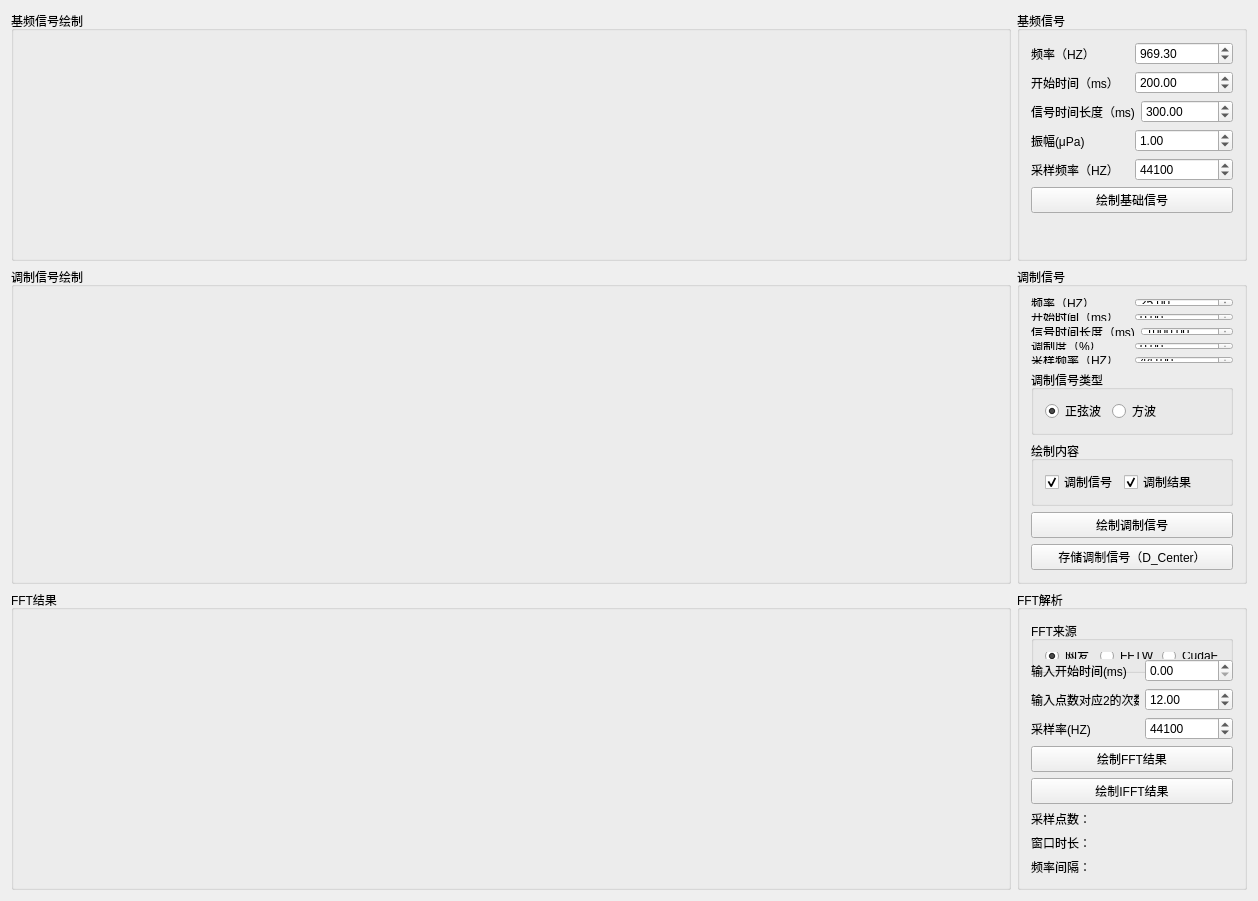
<?xml version="1.0" encoding="UTF-8"?>
<ui version="4.0">
 <class>FFTTestWgtClass</class>
 <widget class="QWidget" name="FFTTestWgtClass">
  <property name="geometry">
   <rect>
    <x>0</x>
    <y>0</y>
    <width>1256</width>
    <height>901</height>
   </rect>
  </property>
  <property name="windowTitle">
   <string>FFTTestWgt</string>
  </property>
  <layout class="QVBoxLayout" name="verticalLayout_6">
   <item>
    <layout class="QHBoxLayout" name="horizontalLayout_7">
     <item>
      <widget class="QGroupBox" name="groupBox_baseSig_chart">
       <property name="sizePolicy">
        <sizepolicy hsizetype="Expanding" vsizetype="Expanding">
         <horstretch>0</horstretch>
         <verstretch>0</verstretch>
        </sizepolicy>
       </property>
       <property name="minimumSize">
        <size>
         <width>1000</width>
         <height>250</height>
        </size>
       </property>
       <property name="maximumSize">
        <size>
         <width>1980</width>
         <height>440</height>
        </size>
       </property>
       <property name="title">
        <string>基频信号绘制</string>
       </property>
       <layout class="QHBoxLayout" name="HLayout_baseSig_chart"/>
      </widget>
     </item>
     <item>
      <widget class="QGroupBox" name="groupBox_baseSig_panel">
       <property name="sizePolicy">
        <sizepolicy hsizetype="Minimum" vsizetype="Expanding">
         <horstretch>0</horstretch>
         <verstretch>0</verstretch>
        </sizepolicy>
       </property>
       <property name="minimumSize">
        <size>
         <width>230</width>
         <height>250</height>
        </size>
       </property>
       <property name="maximumSize">
        <size>
         <width>16777215</width>
         <height>440</height>
        </size>
       </property>
       <property name="title">
        <string>基频信号</string>
       </property>
       <layout class="QVBoxLayout" name="verticalLayout_2">
        <item>
         <layout class="QVBoxLayout" name="verticalLayout">
          <item>
           <layout class="QHBoxLayout" name="horizontalLayout">
            <item>
             <widget class="QLabel" name="label_baseSig_Freq">
              <property name="text">
               <string>频率（HZ）</string>
              </property>
             </widget>
            </item>
            <item>
             <widget class="QDoubleSpinBox" name="dSBox_baseSig_Freq">
              <property name="minimum">
               <double>20.000000000000000</double>
              </property>
              <property name="maximum">
               <double>200000.000000000000000</double>
              </property>
              <property name="value">
               <double>969.299999999999955</double>
              </property>
             </widget>
            </item>
           </layout>
          </item>
          <item>
           <layout class="QHBoxLayout" name="horizontalLayout_2">
            <item>
             <widget class="QLabel" name="label_baseSig_StartT">
              <property name="text">
               <string>开始时间（ms）</string>
              </property>
             </widget>
            </item>
            <item>
             <widget class="QDoubleSpinBox" name="dSBox_baseSig_StartT">
              <property name="maximum">
               <double>5000.000000000000000</double>
              </property>
              <property name="value">
               <double>200.000000000000000</double>
              </property>
             </widget>
            </item>
           </layout>
          </item>
          <item>
           <layout class="QHBoxLayout" name="horizontalLayout_3">
            <item>
             <widget class="QLabel" name="label_baseSig_TimeLength">
              <property name="text">
               <string>信号时间长度（ms)</string>
              </property>
             </widget>
            </item>
            <item>
             <widget class="QDoubleSpinBox" name="dSBox_baseSig_TimeLength">
              <property name="maximum">
               <double>1000.000000000000000</double>
              </property>
              <property name="value">
               <double>300.000000000000000</double>
              </property>
             </widget>
            </item>
           </layout>
          </item>
          <item>
           <layout class="QHBoxLayout" name="horizontalLayout_4">
            <item>
             <widget class="QLabel" name="label_baseSig_Amp">
              <property name="text">
               <string>振幅(μPa)</string>
              </property>
             </widget>
            </item>
            <item>
             <widget class="QDoubleSpinBox" name="dSBox_baseSig_Amp">
              <property name="minimum">
               <double>0.000000000000000</double>
              </property>
              <property name="maximum">
               <double>200000.000000000000000</double>
              </property>
              <property name="value">
               <double>1.000000000000000</double>
              </property>
             </widget>
            </item>
           </layout>
          </item>
          <item>
           <layout class="QHBoxLayout" name="horizontalLayout_5">
            <item>
             <widget class="QLabel" name="label_baseSig_SampleRate">
              <property name="text">
               <string>采样频率（HZ）</string>
              </property>
             </widget>
            </item>
            <item>
             <widget class="QSpinBox" name="dSBos_baseSig_SampleRate">
              <property name="maximum">
               <number>500000</number>
              </property>
              <property name="value">
               <number>44100</number>
              </property>
             </widget>
            </item>
           </layout>
          </item>
         </layout>
        </item>
        <item>
         <widget class="QPushButton" name="btn_drawBaseSignal">
          <property name="text">
           <string>绘制基础信号</string>
          </property>
         </widget>
        </item>
        <item>
         <spacer name="verticalSpacer">
          <property name="orientation">
           <enum>Qt::Vertical</enum>
          </property>
          <property name="sizeHint" stdset="0">
           <size>
            <width>20</width>
            <height>40</height>
           </size>
          </property>
         </spacer>
        </item>
       </layout>
      </widget>
     </item>
    </layout>
   </item>
   <item>
    <layout class="QHBoxLayout" name="horizontalLayout_8">
     <item>
      <widget class="QGroupBox" name="groupBox_modSig_chart">
       <property name="sizePolicy">
        <sizepolicy hsizetype="Expanding" vsizetype="Expanding">
         <horstretch>0</horstretch>
         <verstretch>0</verstretch>
        </sizepolicy>
       </property>
       <property name="minimumSize">
        <size>
         <width>1000</width>
         <height>315</height>
        </size>
       </property>
       <property name="maximumSize">
        <size>
         <width>1980</width>
         <height>440</height>
        </size>
       </property>
       <property name="title">
        <string>调制信号绘制</string>
       </property>
       <layout class="QHBoxLayout" name="HLayout_modSig_chart"/>
      </widget>
     </item>
     <item>
      <widget class="QGroupBox" name="groupBox_modSig_panel">
       <property name="sizePolicy">
        <sizepolicy hsizetype="Minimum" vsizetype="Expanding">
         <horstretch>0</horstretch>
         <verstretch>0</verstretch>
        </sizepolicy>
       </property>
       <property name="minimumSize">
        <size>
         <width>230</width>
         <height>315</height>
        </size>
       </property>
       <property name="maximumSize">
        <size>
         <width>230</width>
         <height>440</height>
        </size>
       </property>
       <property name="title">
        <string>调制信号</string>
       </property>
       <layout class="QVBoxLayout" name="verticalLayout_3">
        <item>
         <layout class="QVBoxLayout" name="verticalLayout_4">
          <item>
           <layout class="QHBoxLayout" name="horizontalLayout_10">
            <item>
             <widget class="QLabel" name="label_modSig_Freq">
              <property name="text">
               <string>频率（HZ）</string>
              </property>
             </widget>
            </item>
            <item>
             <widget class="QDoubleSpinBox" name="dSBox_modSig_Freq">
              <property name="minimum">
               <double>0.000000000000000</double>
              </property>
              <property name="maximum">
               <double>1000.000000000000000</double>
              </property>
              <property name="value">
               <double>25.000000000000000</double>
              </property>
             </widget>
            </item>
           </layout>
          </item>
          <item>
           <layout class="QHBoxLayout" name="horizontalLayout_11">
            <item>
             <widget class="QLabel" name="label_modSig_StartT">
              <property name="text">
               <string>开始时间（ms）</string>
              </property>
             </widget>
            </item>
            <item>
             <widget class="QDoubleSpinBox" name="dSBox_modSig_StartT">
              <property name="maximum">
               <double>5000.000000000000000</double>
              </property>
             </widget>
            </item>
           </layout>
          </item>
          <item>
           <layout class="QHBoxLayout" name="horizontalLayout_12">
            <item>
             <widget class="QLabel" name="label_modSig_TimeLength">
              <property name="text">
               <string>信号时间长度（ms)</string>
              </property>
             </widget>
            </item>
            <item>
             <widget class="QDoubleSpinBox" name="dSBox_modSig_TimeLength">
              <property name="maximum">
               <double>1000.000000000000000</double>
              </property>
              <property name="value">
               <double>1000.000000000000000</double>
              </property>
             </widget>
            </item>
           </layout>
          </item>
          <item>
           <layout class="QHBoxLayout" name="horizontalLayout_13">
            <item>
             <widget class="QLabel" name="label_modSig_Depth">
              <property name="text">
               <string>调制度（%）</string>
              </property>
             </widget>
            </item>
            <item>
             <widget class="QDoubleSpinBox" name="dSBox_modSig_Depth">
              <property name="maximum">
               <double>100.000000000000000</double>
              </property>
              <property name="value">
               <double>0.000000000000000</double>
              </property>
             </widget>
            </item>
           </layout>
          </item>
          <item>
           <layout class="QHBoxLayout" name="horizontalLayout_14">
            <item>
             <widget class="QLabel" name="label_modSig_SampleRate">
              <property name="text">
               <string>采样频率（HZ）</string>
              </property>
             </widget>
            </item>
            <item>
             <widget class="QSpinBox" name="dSBos_modSig_SampleRate">
              <property name="maximum">
               <number>500000</number>
              </property>
              <property name="value">
               <number>44100</number>
              </property>
             </widget>
            </item>
           </layout>
          </item>
         </layout>
        </item>
        <item>
         <widget class="QGroupBox" name="groupBox_modSig_Type">
          <property name="title">
           <string>调制信号类型</string>
          </property>
          <layout class="QHBoxLayout" name="horizontalLayout_15">
           <item>
            <widget class="QRadioButton" name="radioButton_modSig_Type_sin">
             <property name="text">
              <string>正弦波</string>
             </property>
             <property name="checked">
              <bool>true</bool>
             </property>
            </widget>
           </item>
           <item>
            <widget class="QRadioButton" name="radioButton_modSig_Type_square">
             <property name="text">
              <string>方波</string>
             </property>
            </widget>
           </item>
           <item>
            <spacer name="horizontalSpacer_3">
             <property name="orientation">
              <enum>Qt::Horizontal</enum>
             </property>
             <property name="sizeHint" stdset="0">
              <size>
               <width>40</width>
               <height>20</height>
              </size>
             </property>
            </spacer>
           </item>
          </layout>
         </widget>
        </item>
        <item>
         <widget class="QGroupBox" name="groupBox_modSig_DrawContent">
          <property name="title">
           <string>绘制内容</string>
          </property>
          <layout class="QHBoxLayout" name="horizontalLayout_16">
           <item>
            <widget class="QCheckBox" name="checkBox_modSig_drawModSig">
             <property name="text">
              <string>调制信号</string>
             </property>
             <property name="checked">
              <bool>true</bool>
             </property>
            </widget>
           </item>
           <item>
            <widget class="QCheckBox" name="checkBox_modSig_drawSigAfterMod">
             <property name="text">
              <string>调制结果</string>
             </property>
             <property name="checked">
              <bool>true</bool>
             </property>
            </widget>
           </item>
           <item>
            <spacer name="horizontalSpacer_4">
             <property name="orientation">
              <enum>Qt::Horizontal</enum>
             </property>
             <property name="sizeHint" stdset="0">
              <size>
               <width>40</width>
               <height>20</height>
              </size>
             </property>
            </spacer>
           </item>
          </layout>
         </widget>
        </item>
        <item>
         <widget class="QPushButton" name="btn_drawmodSig">
          <property name="text">
           <string>绘制调制信号</string>
          </property>
         </widget>
        </item>
        <item>
         <widget class="QPushButton" name="btn_saveModResultToDCenter">
          <property name="text">
           <string>存储调制信号（D_Center）</string>
          </property>
         </widget>
        </item>
        <item>
         <spacer name="verticalSpacer_3">
          <property name="orientation">
           <enum>Qt::Vertical</enum>
          </property>
          <property name="sizeHint" stdset="0">
           <size>
            <width>20</width>
            <height>40</height>
           </size>
          </property>
         </spacer>
        </item>
       </layout>
      </widget>
     </item>
    </layout>
   </item>
   <item>
    <layout class="QHBoxLayout" name="horizontalLayout_20">
     <item>
      <widget class="QGroupBox" name="groupBox_FFT_chart">
       <property name="sizePolicy">
        <sizepolicy hsizetype="Expanding" vsizetype="Expanding">
         <horstretch>0</horstretch>
         <verstretch>0</verstretch>
        </sizepolicy>
       </property>
       <property name="minimumSize">
        <size>
         <width>1000</width>
         <height>250</height>
        </size>
       </property>
       <property name="maximumSize">
        <size>
         <width>1980</width>
         <height>440</height>
        </size>
       </property>
       <property name="title">
        <string>FFT结果</string>
       </property>
       <layout class="QHBoxLayout" name="HLayout_FFT_Chart"/>
      </widget>
     </item>
     <item>
      <widget class="QGroupBox" name="groupBox_FFT_panel">
       <property name="sizePolicy">
        <sizepolicy hsizetype="Minimum" vsizetype="Expanding">
         <horstretch>0</horstretch>
         <verstretch>0</verstretch>
        </sizepolicy>
       </property>
       <property name="minimumSize">
        <size>
         <width>230</width>
         <height>300</height>
        </size>
       </property>
       <property name="maximumSize">
        <size>
         <width>230</width>
         <height>440</height>
        </size>
       </property>
       <property name="title">
        <string>FFT解析</string>
       </property>
       <layout class="QVBoxLayout" name="verticalLayout_5">
        <item>
         <widget class="QGroupBox" name="groupBox_FFTFrom">
          <property name="minimumSize">
           <size>
            <width>0</width>
            <height>52</height>
           </size>
          </property>
          <property name="title">
           <string>FFT来源</string>
          </property>
          <layout class="QHBoxLayout" name="horizontalLayout_6">
           <item>
            <widget class="QRadioButton" name="radioButton_FFTFrom_zhihu">
             <property name="text">
              <string>网友</string>
             </property>
             <property name="checked">
              <bool>true</bool>
             </property>
            </widget>
           </item>
           <item>
            <widget class="QRadioButton" name="radioButton_FFTFrom_FFTW">
             <property name="text">
              <string>FFTW</string>
             </property>
            </widget>
           </item>
           <item>
            <widget class="QRadioButton" name="radioButton_FFTFrom_cudaFFt">
             <property name="text">
              <string>CudaFFT</string>
             </property>
            </widget>
           </item>
          </layout>
         </widget>
        </item>
        <item>
         <layout class="QHBoxLayout" name="horizontalLayout_21">
          <item>
           <widget class="QLabel" name="label_FFTStartTime">
            <property name="text">
             <string>输入开始时间(ms)</string>
            </property>
           </widget>
          </item>
          <item>
           <widget class="QDoubleSpinBox" name="dSBox_FFTstartTime">
            <property name="enabled">
             <bool>true</bool>
            </property>
            <property name="minimumSize">
             <size>
              <width>88</width>
              <height>0</height>
             </size>
            </property>
            <property name="maximumSize">
             <size>
              <width>88</width>
              <height>16777215</height>
             </size>
            </property>
            <property name="minimum">
             <double>0.000000000000000</double>
            </property>
            <property name="maximum">
             <double>10000.000000000000000</double>
            </property>
            <property name="value">
             <double>0.000000000000000</double>
            </property>
           </widget>
          </item>
         </layout>
        </item>
        <item>
         <layout class="QHBoxLayout" name="horizontalLayout_18">
          <item>
           <widget class="QLabel" name="label_FFTinputPointInPowerOf2">
            <property name="text">
             <string>输入点数对应2的次数</string>
            </property>
           </widget>
          </item>
          <item>
           <widget class="QDoubleSpinBox" name="dSBox_FFTInputPointInPowerOf2">
            <property name="minimumSize">
             <size>
              <width>88</width>
              <height>0</height>
             </size>
            </property>
            <property name="maximumSize">
             <size>
              <width>88</width>
              <height>16777215</height>
             </size>
            </property>
            <property name="minimum">
             <double>0.000000000000000</double>
            </property>
            <property name="maximum">
             <double>10000.000000000000000</double>
            </property>
            <property name="value">
             <double>12.000000000000000</double>
            </property>
           </widget>
          </item>
         </layout>
        </item>
        <item>
         <layout class="QHBoxLayout" name="horizontalLayout_19">
          <item>
           <widget class="QLabel" name="label_FFTSampleRate">
            <property name="text">
             <string>采样率(HZ)</string>
            </property>
           </widget>
          </item>
          <item>
           <widget class="QDoubleSpinBox" name="dSBox_FFTSampleRate">
            <property name="enabled">
             <bool>true</bool>
            </property>
            <property name="minimumSize">
             <size>
              <width>88</width>
              <height>0</height>
             </size>
            </property>
            <property name="maximumSize">
             <size>
              <width>88</width>
              <height>16777215</height>
             </size>
            </property>
            <property name="decimals">
             <number>0</number>
            </property>
            <property name="minimum">
             <double>0.000000000000000</double>
            </property>
            <property name="maximum">
             <double>500000.000000000000000</double>
            </property>
            <property name="value">
             <double>44100.000000000000000</double>
            </property>
           </widget>
          </item>
         </layout>
        </item>
        <item>
         <widget class="QPushButton" name="btn_drawFFTResult">
          <property name="text">
           <string>绘制FFT结果</string>
          </property>
         </widget>
        </item>
        <item>
         <widget class="QPushButton" name="btn_drawIFFT">
          <property name="text">
           <string>绘制IFFT结果</string>
          </property>
         </widget>
        </item>
        <item>
         <widget class="QLabel" name="label_FFTInputPointCount">
          <property name="text">
           <string>采样点数：</string>
          </property>
         </widget>
        </item>
        <item>
         <widget class="QLabel" name="label_FFTWindowLength">
          <property name="text">
           <string>窗口时长：</string>
          </property>
         </widget>
        </item>
        <item>
         <widget class="QLabel" name="label_FFTFreqDelta">
          <property name="text">
           <string>频率间隔：</string>
          </property>
         </widget>
        </item>
        <item>
         <spacer name="verticalSpacer_2">
          <property name="orientation">
           <enum>Qt::Vertical</enum>
          </property>
          <property name="sizeHint" stdset="0">
           <size>
            <width>20</width>
            <height>40</height>
           </size>
          </property>
         </spacer>
        </item>
       </layout>
      </widget>
     </item>
    </layout>
   </item>
  </layout>
 </widget>
 <layoutdefault spacing="6" margin="11"/>
 <resources/>
 <connections/>
</ui>
